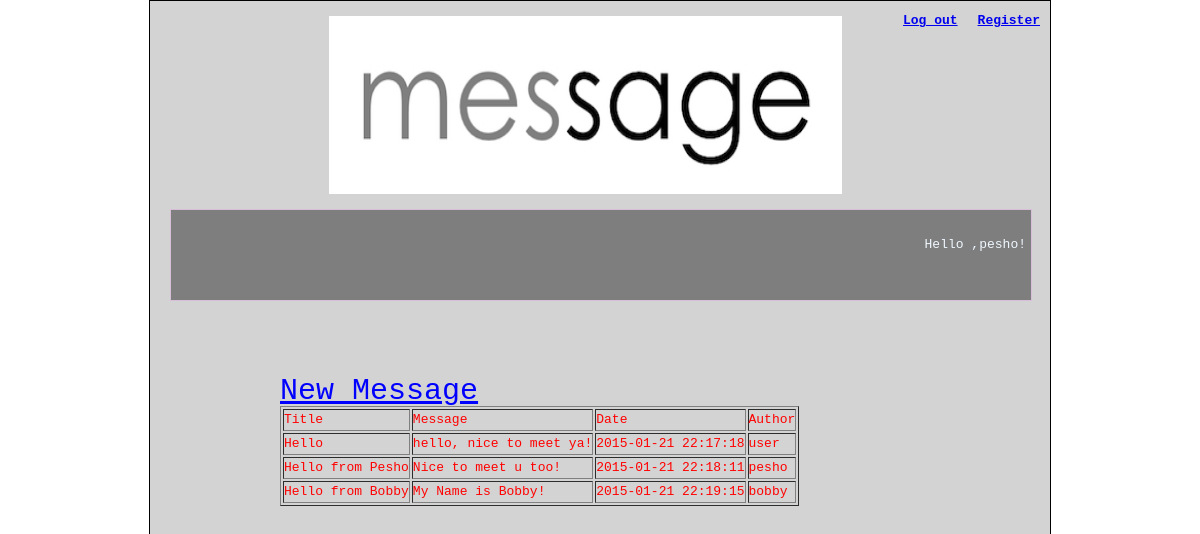
/messages.php (signed in), run on the app's committed database.
### tables this page shows
CREATE TABLE IF NOT EXISTS `messages` (
  `title` varchar(50) NOT NULL,
  `message` text NOT NULL,
  `date` datetime NOT NULL,
  `author` varchar(50) NOT NULL
);

### messages.php (the view, shortened to what this page needs)
<?php
require './database/db_connection.php';
?>
<?php
include './inc/header.php';
?>
<a style="font-size: 30px; color: blue;" href="new_message.php">New Message</a>
<?php
$sql = 'SELECT title AS Title, message AS Message, date AS Date, author AS Author
       FROM messages
       ORDER BY Date ASC';
$mysql = mysqli_query($connection, $sql);
if ($mysql->num_rows > 0) {
        echo '<table border="1"><tr><td>Title</td><td>Message</td><td>Date</td><td>Author</td></tr>';
        while($row = $mysql->fetch_assoc()){
            echo '<tr>
                   <td>'.$row['Title'].'</td>
                   <td>'.$row['Message'].'</td>
                   <td>'.$row['Date'].'</td>
                   <td>'.$row['Author'].'</td>
                 </tr>';
            }
    }else{
        echo 'No messages are added';
    }
?>
<?php
include './inc/footer.php';

### styles/style.css (style rules this page uses)
* { padding: 0; margin: 0; }
body { color: #7F7E7E; font-family: "Courier New", Courier, monospace; font-size: 13px; line-height: 20px; }
table tr td { color: red; }

### data on the page
messages: title "Hello", message "hello, nice to meet ya!", date "2015-01-21 22:17:18", author "user"
messages: title "Hello from Pesho", message "Nice to meet u too!", date "2015-01-21 22:18:11", author "pesho"
messages: title "Hello from Bobby", message "My Name is Bobby!", date "2015-01-21 22:19:15", author "bobby"

### other printed values
$_SESSION['user'] "pesho"
